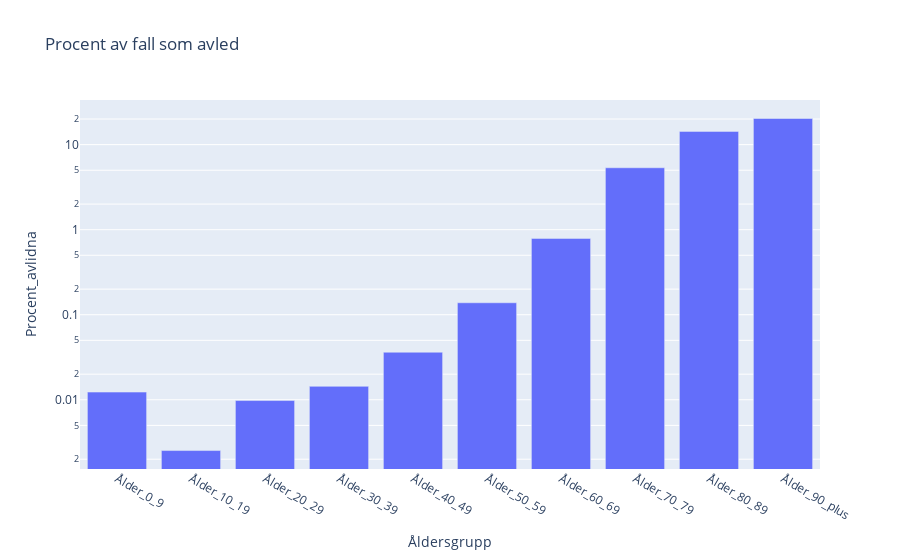

Write notebook code for a chart like this one.
### Code cell
fig = px.bar(
    df,
    x="Åldersgrupp",
    y="Procent_avlidna",
    title="Procent av fall som avled",
    log_y=True,
)
fig.show()
fig.write_html("./Visualiseringar/Procent avlidna.html")

### Figure 1 — Plotly figure (JSON) as saved in the notebook; plotly's stock layout.template omitted (floating-point values rounded to 4 significant figures)
{"data": [{"alignmentgroup": "True", "hovertemplate": "Åldersgrupp=%{x}<br>Procent_avlidna=%{y}<extra></extra>", "legendgroup": "", "marker": {"color": "#636efa", "pattern": {"shape": ""}}, "name": "", "offsetgroup": "", "orientation": "v", "showlegend": false, "textposition": "auto", "type": "bar", "x": ["Ålder_0_9", "Ålder_10_19", "Ålder_20_29", "Ålder_30_39", "Ålder_40_49", "Ålder_50_59", "Ålder_60_69", "Ålder_70_79", "Ålder_80_89", "Ålder_90_plus"], "xaxis": "x", "y": [0.01231, 0.002529, 0.009797, 0.01439, 0.03623, 0.1382, 0.7897, 5.344, 14.31, 20.32], "yaxis": "y"}], "layout": {"barmode": "relative", "legend": {"tracegroupgap": 0}, "title": {"text": "Procent av fall som avled"}, "xaxis": {"anchor": "y", "domain": [0, 1], "title": {"text": "Åldersgrupp"}}, "yaxis": {"anchor": "x", "domain": [0, 1], "title": {"text": "Procent_avlidna"}, "type": "log"}}}
